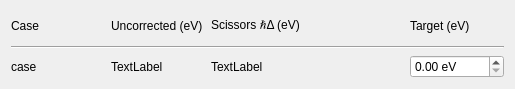
<?xml version="1.0" encoding="UTF-8"?>
<ui version="4.0">
 <class>bandgap</class>
 <widget class="QWidget" name="bandgap">
  <property name="geometry">
   <rect>
    <x>0</x>
    <y>0</y>
    <width>515</width>
    <height>89</height>
   </rect>
  </property>
  <property name="minimumSize">
   <size>
    <width>515</width>
    <height>74</height>
   </size>
  </property>
  <property name="maximumSize">
   <size>
    <width>515</width>
    <height>16777215</height>
   </size>
  </property>
  <property name="windowTitle">
   <string>Band Gap (Automated Scissors)</string>
  </property>
  <layout class="QGridLayout" name="gridLayout">
   <item row="2" column="4">
    <widget class="QDoubleSpinBox" name="doubleSpinBox">
     <property name="suffix">
      <string> eV</string>
     </property>
    </widget>
   </item>
   <item row="0" column="0">
    <widget class="QLabel" name="label_5">
     <property name="text">
      <string>Case</string>
     </property>
    </widget>
   </item>
   <item row="2" column="1">
    <widget class="QLabel" name="label_2">
     <property name="text">
      <string>TextLabel</string>
     </property>
    </widget>
   </item>
   <item row="1" column="0" colspan="5">
    <widget class="Line" name="line">
     <property name="orientation">
      <enum>Qt::Horizontal</enum>
     </property>
    </widget>
   </item>
   <item row="2" column="2">
    <widget class="QLabel" name="label_3">
     <property name="text">
      <string>TextLabel</string>
     </property>
    </widget>
   </item>
   <item row="2" column="0">
    <widget class="QLabel" name="label">
     <property name="text">
      <string>case</string>
     </property>
    </widget>
   </item>
   <item row="0" column="2">
    <widget class="QLabel" name="label_7">
     <property name="text">
      <string>Scissors ℏΔ (eV)</string>
     </property>
    </widget>
   </item>
   <item row="0" column="1">
    <widget class="QLabel" name="label_6">
     <property name="text">
      <string>Uncorrected (eV)</string>
     </property>
    </widget>
   </item>
   <item row="0" column="4">
    <widget class="QLabel" name="label_4">
     <property name="text">
      <string>Target (eV)</string>
     </property>
    </widget>
   </item>
  </layout>
 </widget>
 <resources/>
 <connections/>
</ui>
